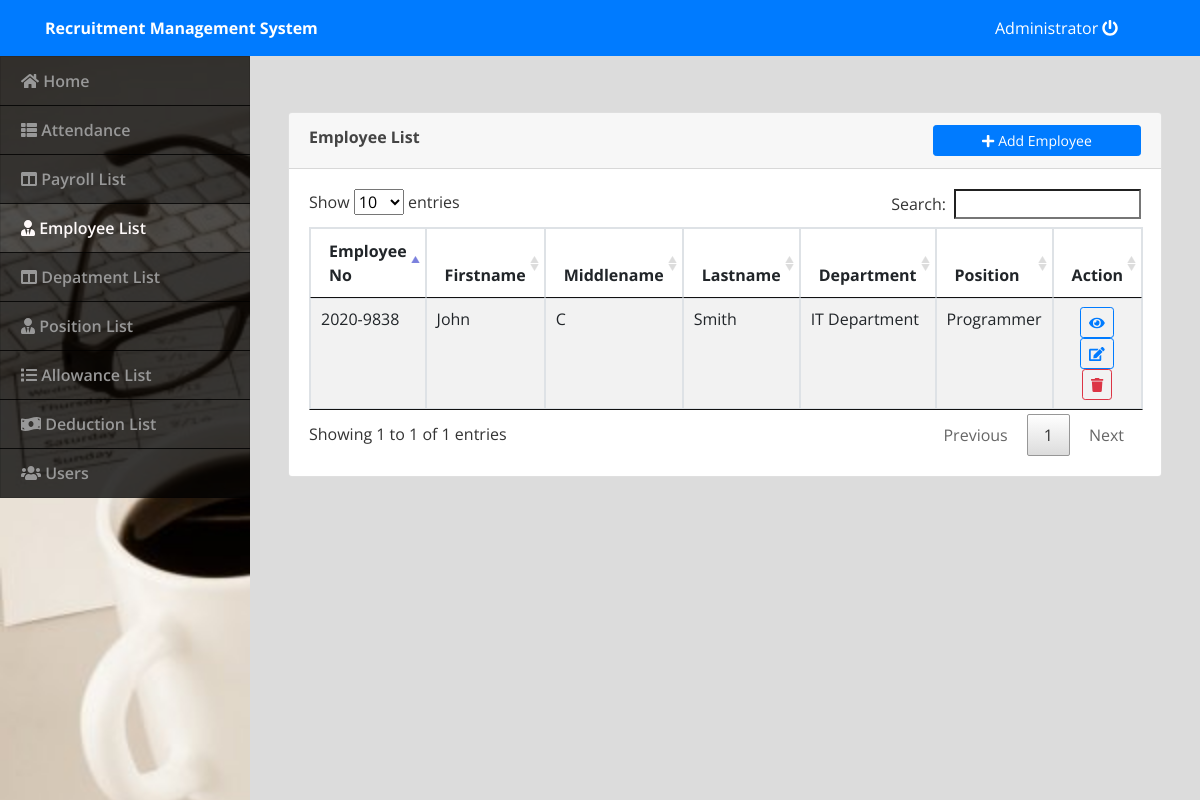
Page /index.php?page=employee (signed in) on the committed database.
### tables this page shows
CREATE TABLE `employee` (
  `id` int(20) NOT NULL,
  `employee_no` varchar(100) NOT NULL,
  `firstname` varchar(50) NOT NULL,
  `middlename` varchar(20) NOT NULL,
  `lastname` varchar(50) NOT NULL,
  `department_id` int(30) NOT NULL,
  `position_id` int(30) NOT NULL,
  `salary` double NOT NULL
);

### employee.php (the view, shortened to what this page needs)
<?php include('db_connect.php') ?>
		<div class="container-fluid " >
			<div class="col-lg-12">
				<br />
				<br />
				<div class="card">
					<div class="card-header">
						<span><b>Employee List</b></span>
						<button class="btn btn-primary btn-sm btn-block col-md-3 float-right" type="button" id="new_emp_btn"><span class="fa fa-plus"></span> Add Employee</button>
					</div>
					<div class="card-body">
						<table id="table" class="table table-bordered table-striped">
							<thead>
								<tr>
									<th>Employee No</th>
									<th>Firstname</th>
									<th>Middlename</th>
									<th>Lastname</th>
									<th>Department</th>
									<th>Position</th>
									<th>Action</th>
								</tr>
							</thead>
							<tbody>
								<?php
									$d_arr[0] = "Unset";
									$p_arr[0] = "Unset";
									$dept = $conn->query("SELECT * from department order by name asc");
										while($row=$dept->fetch_assoc()):
											$d_arr[$row['id']] = $row['name'];
										endwhile;
										$pos = $conn->query("SELECT * from position order by name asc");
										while($row=$pos->fetch_assoc()):
											$p_arr[$row['id']] = $row['name'];
										 endwhile;
									$employee_qry=$conn->query("SELECT * FROM `employee`") or die(mysqli_error());
									while($row=$employee_qry->fetch_array()){
								?>
								<tr>
									<td><?php echo $row['employee_no']?></td>
									<td><?php echo $row['firstname']?></td>
									<td><?php echo $row['middlename']?></td>
									<td><?php echo $row['lastname']?></td>
									<td><?php echo $d_arr[$row['department_id']]?></td>
									<td><?php echo $p_arr[$row['position_id']]?></td>
									<td>
										<center>
										 <button class="btn btn-sm btn-outline-primary view_employee" data-id="<?php echo $row['id']?>" type="button"><i class="fa fa-eye"></i></button>
										 <button class="btn btn-sm btn-outline-primary edit_employee" data-id="<?php echo $row['id']?>" type="button"><i class="fa fa-edit"></i></button>
										<button class="btn btn-sm btn-outline-danger remove_employee" data-id="<?php echo $row['id']?>" type="button"><i class="fa fa-trash"></i></button>
										</center>
									</td>
								</tr>
								<?php
									}
								?>
							</tbody>
						</table>
					</div>
				</div>
			</div>
		</div>

### assets/css/style.css (style rules this page uses)
body { font-family: "Open Sans", sans-serif; color: #444444; width: 100%; height: calc(100%); }

### index.php (style rules this page uses)
body { background: #80808045; }

### rows in the picture
employee: employee_no "2020-9838", firstname "John", middlename "C", lastname "Smith", department "IT Department", position "Programmer"

### other values in the picture
$_SESSION['login_name'] "Administrator"
